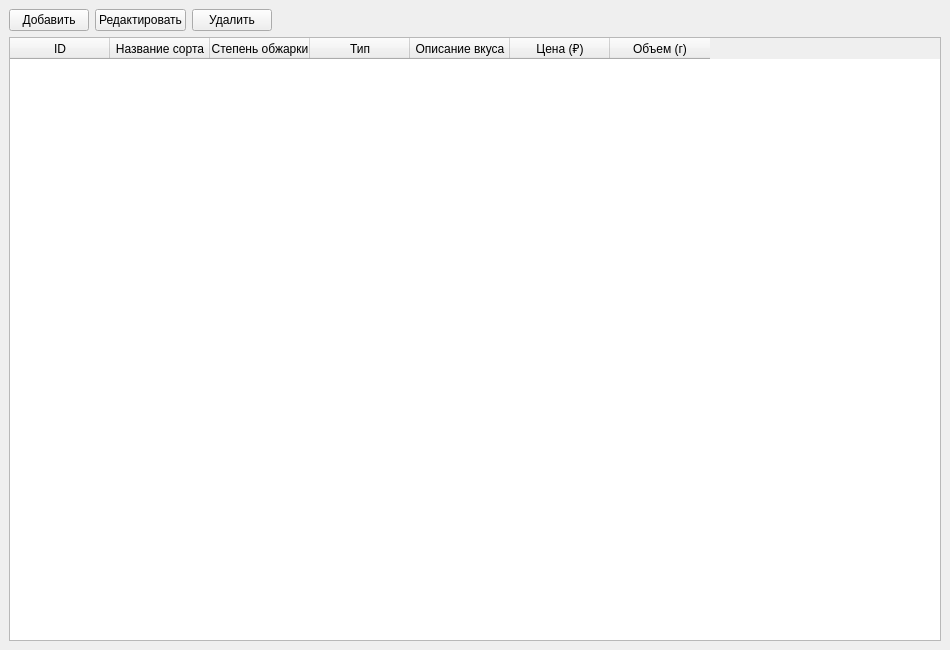
<?xml version="1.0" encoding="UTF-8"?>
<ui version="4.0">
 <class>MainWindow</class>
 <widget class="QMainWindow" name="MainWindow">
  <property name="geometry">
   <rect>
    <x>0</x>
    <y>0</y>
    <width>950</width>
    <height>650</height>
   </rect>
  </property>
  <property name="windowTitle">
   <string>Кофейный каталог</string>
  </property>
  <widget class="QWidget" name="centralwidget">
   <layout class="QVBoxLayout" name="verticalLayout">
    <item>
     <layout class="QHBoxLayout" name="buttonLayout">
      <item>
       <widget class="QPushButton" name="addButton">
        <property name="text">
         <string>Добавить</string>
        </property>
       </widget>
      </item>
      <item>
       <widget class="QPushButton" name="editButton">
        <property name="text">
         <string>Редактировать</string>
        </property>
       </widget>
      </item>
      <item>
       <widget class="QPushButton" name="deleteButton">
        <property name="text">
         <string>Удалить</string>
        </property>
       </widget>
      </item>
      <item>
       <spacer name="horizontalSpacer">
        <property name="orientation">
         <enum>Qt::Horizontal</enum>
        </property>
        <property name="sizeHint" stdset="0">
         <size>
          <width>40</width>
          <height>20</height>
         </size>
        </property>
       </spacer>
      </item>
     </layout>
    </item>
    <item>
     <widget class="QTableWidget" name="tableWidget">
      <property name="columnCount">
       <number>7</number>
      </property>
      <column>
       <property name="text">
        <string>ID</string>
       </property>
      </column>
      <column>
       <property name="text">
        <string>Название сорта</string>
       </property>
      </column>
      <column>
       <property name="text">
        <string>Степень обжарки</string>
       </property>
      </column>
      <column>
       <property name="text">
        <string>Тип</string>
       </property>
      </column>
      <column>
       <property name="text">
        <string>Описание вкуса</string>
       </property>
      </column>
      <column>
       <property name="text">
        <string>Цена (₽)</string>
       </property>
      </column>
      <column>
       <property name="text">
        <string>Объем (г)</string>
       </property>
      </column>
     </widget>
    </item>
   </layout>
  </widget>
 </widget>
 <resources/>
 <connections/>
</ui>
